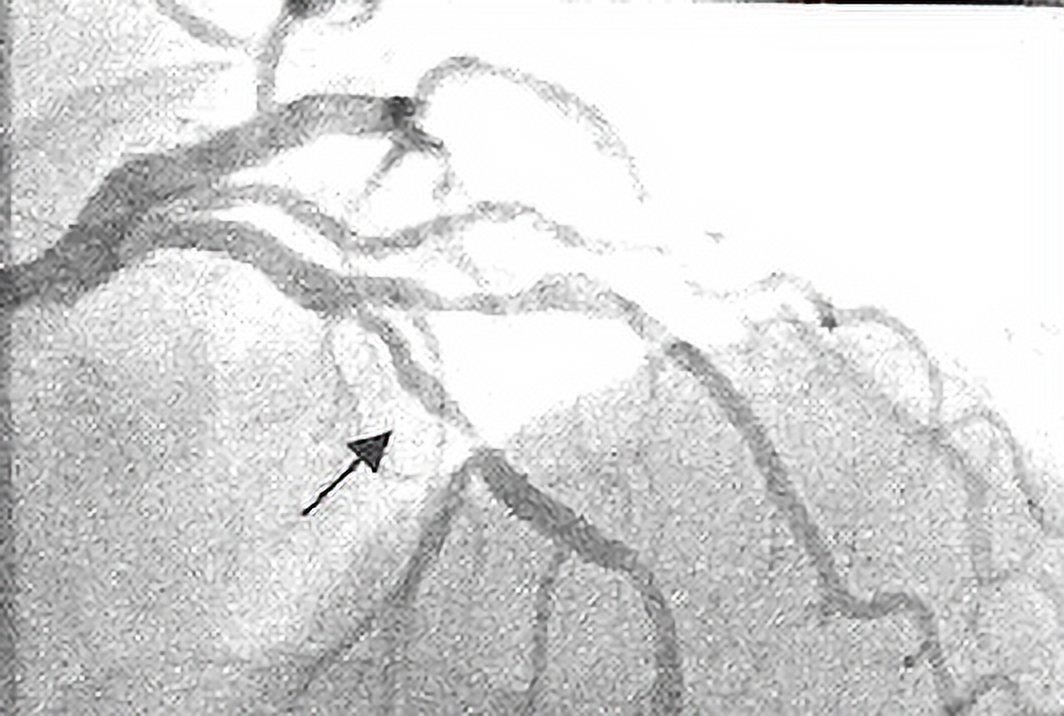
#> input picture vis/0_final/codes/Chapter06/images/angiogram1.png, 1064 x 716 px, found by its file name
$ jupyter execute Chapter006_Affine_Transformation.ipynb   (older library calls are emulated)
#> lines starting #> are read from the running program, lines starting #| are printed output that depends on the picture
# **Author: Dr. Mohammad Javad Parseh (Jahrom University)**

## Affine Transformation

### Introduction

An affine transformation is a geometric transformation that preserves points, lines and planes. It satisfies the following conditions:

*   Collinearity: Points which lie on a line before the transformation
continue to lie on the line after the transformation.

*   Parallelism: Parallel lines will continue to be parallel after the
transformation.

*   Convexity: A convex set will continue to be convex after the transformation.

*   Ratios of parallel line segments: The ratio of the length of parallel line segments will continue to be the same after transformation.

In this chapter, we will discuss the common affine transformation such as translation, rotation and scaling.

### Translation

Translation is the process of shifting the image along the various axes (`x-axis`, `y-axis` and `z-axis`). For a 2D image, we can perform translation along one or both axes independently.

[cell 1]
import numpy as np
import scipy.misc, math
from PIL import Image
import matplotlib.pyplot as plt
import cv2
import os
from skimage.transform import AffineTransform, warp

base_path = '/content/drive/MyDrive/Image Processing and Acquisition using Python/Chapter06'
# Opening the image using cv2.
img = cv2.imread(os.path.join(base_path, 'images/angiogram1.png'))
#> img is the input picture: shape (716, 1064, 3); mean B, G, R 215.1, 215, 215.1
# Converting the image to grayscale.
img1 = cv2.cvtColor(img, cv2.COLOR_BGR2GRAY)
# translate by 10 pixels in x and 4 pixels in y
transformation = AffineTransform(translation=(20, 40))
img2 = warp(img1, transformation)
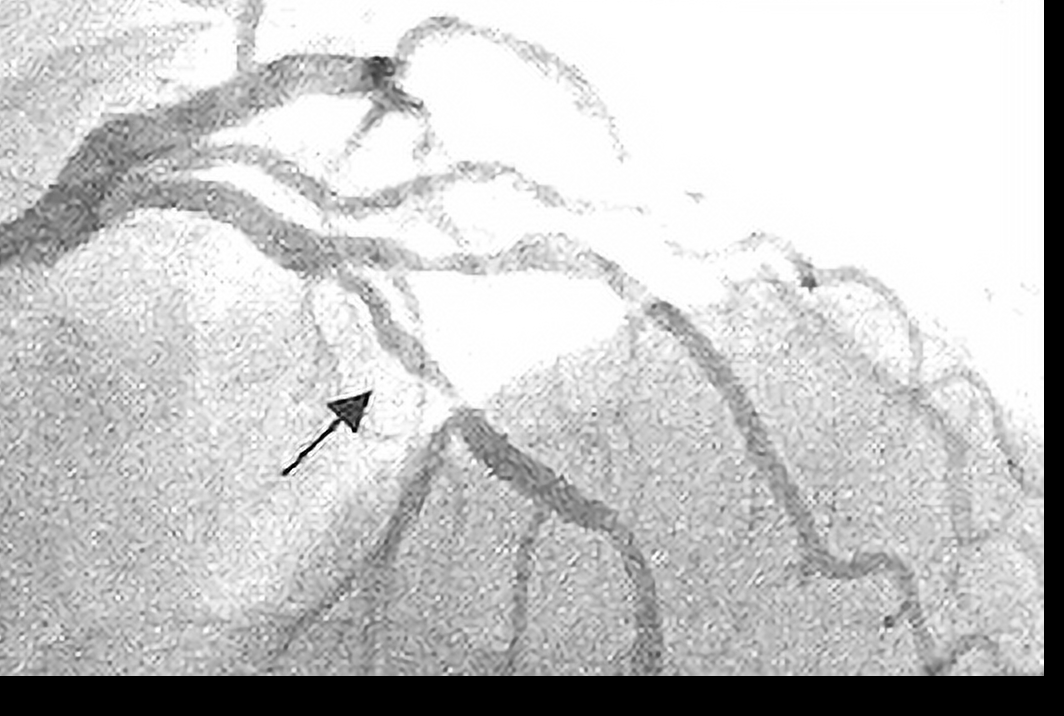
#> img2: shape (716, 1064) float64; min 0, max 1, mean 0.781
print('translation parameters:')
print(transformation.params)

# Show Images
plt.figure(figsize=(15,8))
plt.subplot(1,2,1)
plt.title('original image')
plt.imshow(img1, cmap='gray')

plt.subplot(1,2,2)
plt.title('translated image')
plt.imshow(img2, 'gray')
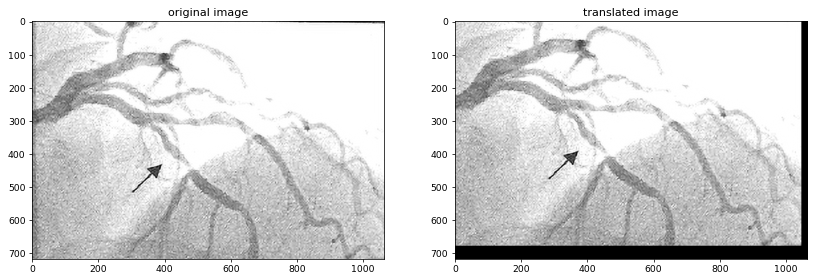
#> figure drawn by matplotlib, 2 panels

### Rotation

Rotation is the process of changing the radial orientation of an image along the various axes with respect to a fixed point.

[cell 2]
import numpy as np
import scipy.misc, math
from PIL import Image
import matplotlib.pyplot as plt
import cv2
import os
from skimage.transform import AffineTransform, warp

base_path = '/content/drive/MyDrive/Image Processing and Acquisition using Python/Chapter06'
# Opening the image using cv2.
img = cv2.imread(os.path.join(base_path, 'images/angiogram1.png'))
# Converting the image to grayscale.
img1 = cv2.cvtColor(img, cv2.COLOR_BGR2GRAY)
# translate by 10 pixels in x and 4 pixels in y
transformation = AffineTransform(rotation=0.2)
img2 = warp(img1, transformation, mode='constant',cval=0.5)
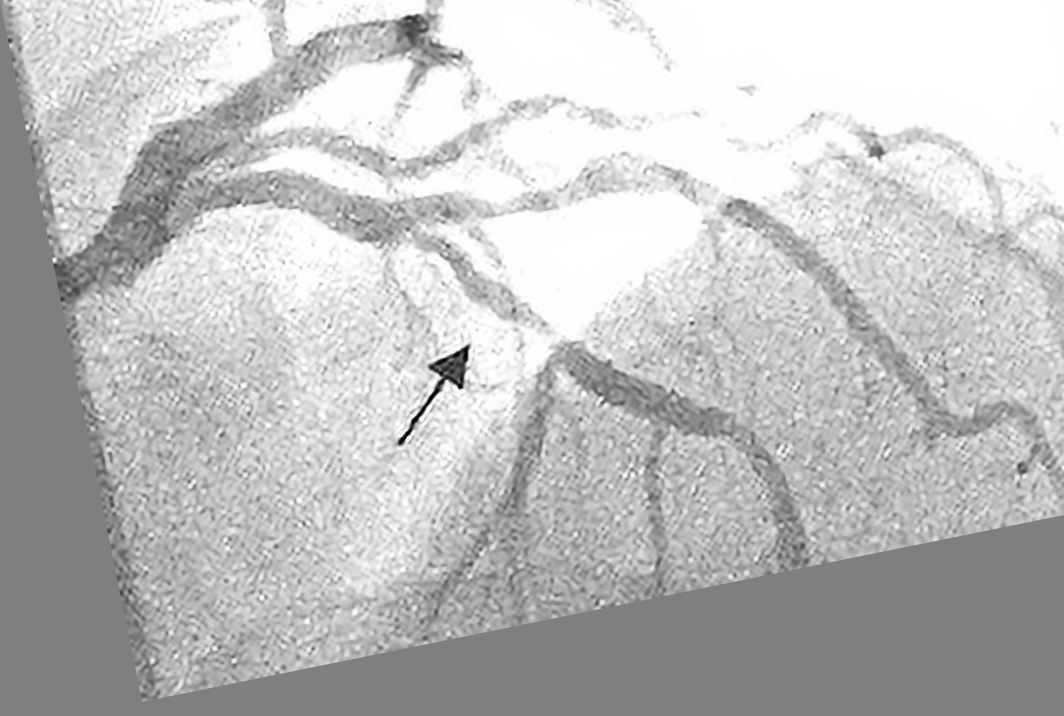
#> img2: shape (716, 1064) float64; min 0, max 1, mean 0.756
print('translation parameters:')
print(transformation.params)

# Show Images
plt.figure(figsize=(15,8))
plt.subplot(1,2,1)
plt.title('original image')
plt.imshow(img1, cmap='gray')

plt.subplot(1,2,2)
plt.title('translated image')
plt.imshow(img2, 'gray')
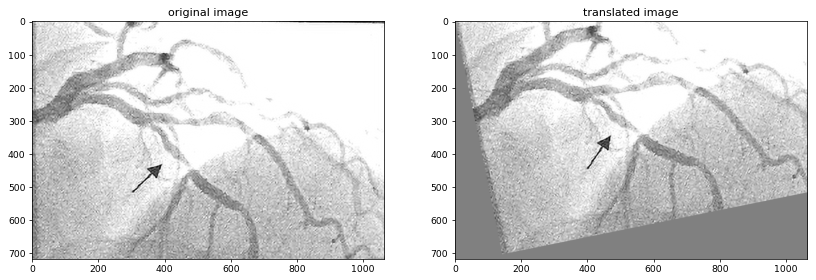
#> figure drawn by matplotlib, 2 panels

### Scaling

Scaling is a process of changing the distance (compression or elongation) between points in one or more axes. This change in distance causes the object in the image to appear larger or smaller than the original input. The scaling factor may be different across different axes.

[cell 3]
import numpy as np
import scipy.misc, math
from PIL import Image
import matplotlib.pyplot as plt
import cv2
import os
from skimage.transform import AffineTransform, warp

base_path = '/content/drive/MyDrive/Image Processing and Acquisition using Python/Chapter06'
# Opening the image using cv2.
img = cv2.imread(os.path.join(base_path, 'images/angiogram1.png'))
# Converting the image to grayscale.
img1 = cv2.cvtColor(img, cv2.COLOR_BGR2GRAY)
# translate by 10 pixels in x and 4 pixels in y
transformation = AffineTransform(scale=(0.5,0.5))
img2 = warp(img1, transformation, mode='constant',cval=0.1)
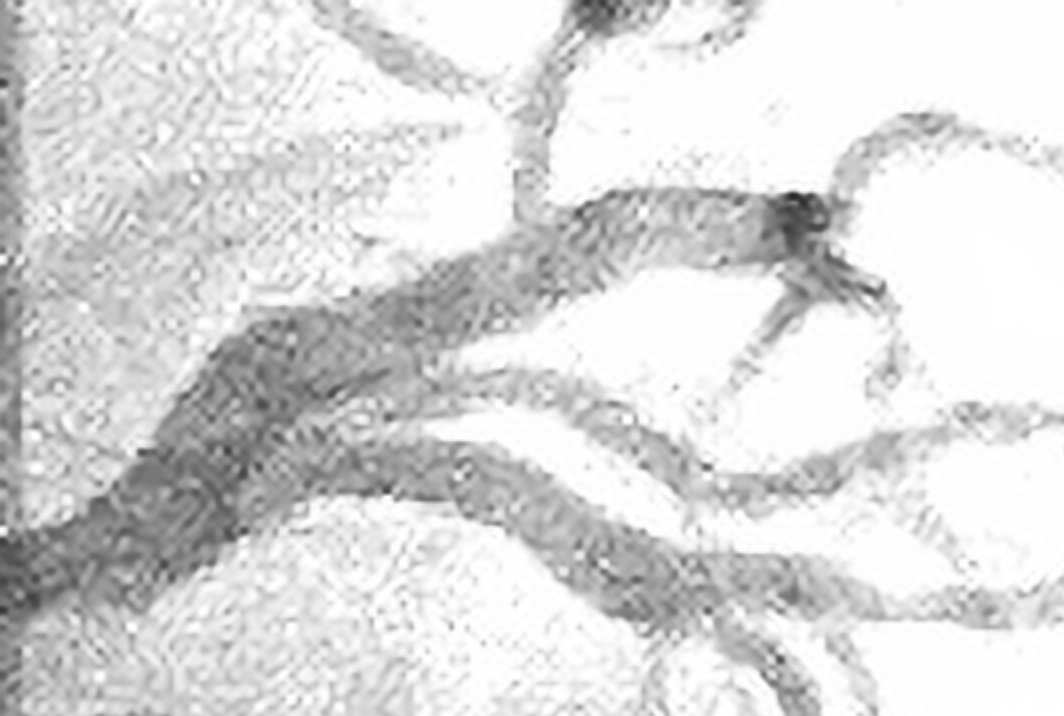
#> img2: shape (716, 1064) float64; min 0.153, max 1, mean 0.855
print('translation parameters:')
print(transformation.params)

# Show Images
plt.figure(figsize=(15,8))
plt.subplot(1,2,1)
plt.title('original image')
plt.imshow(img1, cmap='gray')

plt.subplot(1,2,2)
plt.title('translated image')
plt.imshow(img2, 'gray')
